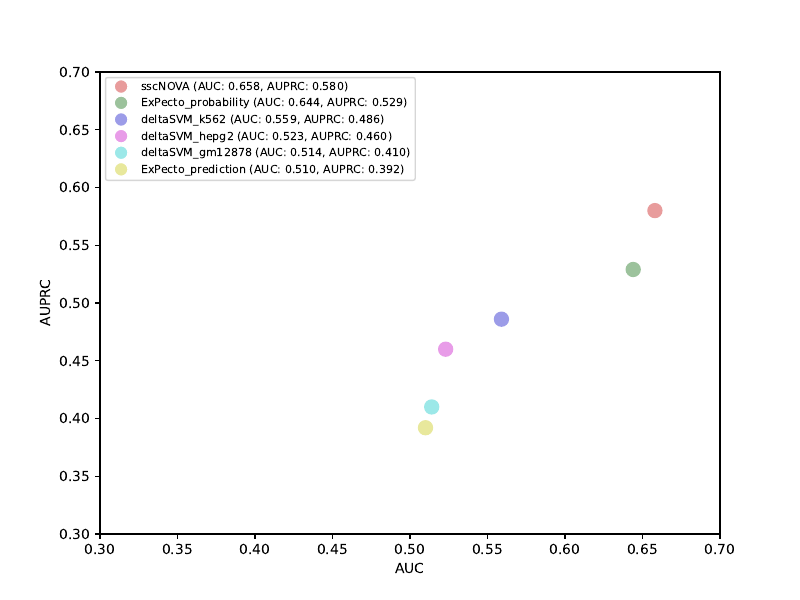

Write the Python code that produced this figure.
import matplotlib.pyplot as plt

auc_scores = [0.658, 0.644, 0.559, 0.523, 0.514, 0.510]
auprc_scores = [0.580, 0.529, 0.486, 0.460, 0.41, 0.392]
model_labels = ["sscNOVA", "ExPecto_probability", "deltaSVM_k562", "deltaSVM_hepg2", "deltaSVM_gm12878", "ExPecto_prediction"]
colors = ['#E89C9C', '#9CC29C', '#9C9CE8', '#E89CE8', '#9CE8E8', '#E8E89C']

fig, ax= plt.subplots(figsize=(8, 6))

scatter = plt.scatter(auc_scores, auprc_scores, c=colors, s=100)

handles = []
for color, label, auc, auprc in zip(colors, model_labels, auc_scores, auprc_scores):
    handle = plt.Line2D([0], [0], marker='o', color='w', markerfacecolor=color, markersize=10, label=f"{label} (AUC: {auc:.3f}, AUPRC: {auprc:.3f})")
    handles.append(handle)

legend = ax.legend(handles=handles, loc='upper left', fontsize=8)

ax.set_xlim(0.3, 0.7)
ax.set_ylim(0.3, 0.7)

ax.set_xlabel("AUC")
ax.set_ylabel("AUPRC")

plt.savefig('compare_newTest_scatter_tool.pdf', format='pdf')
